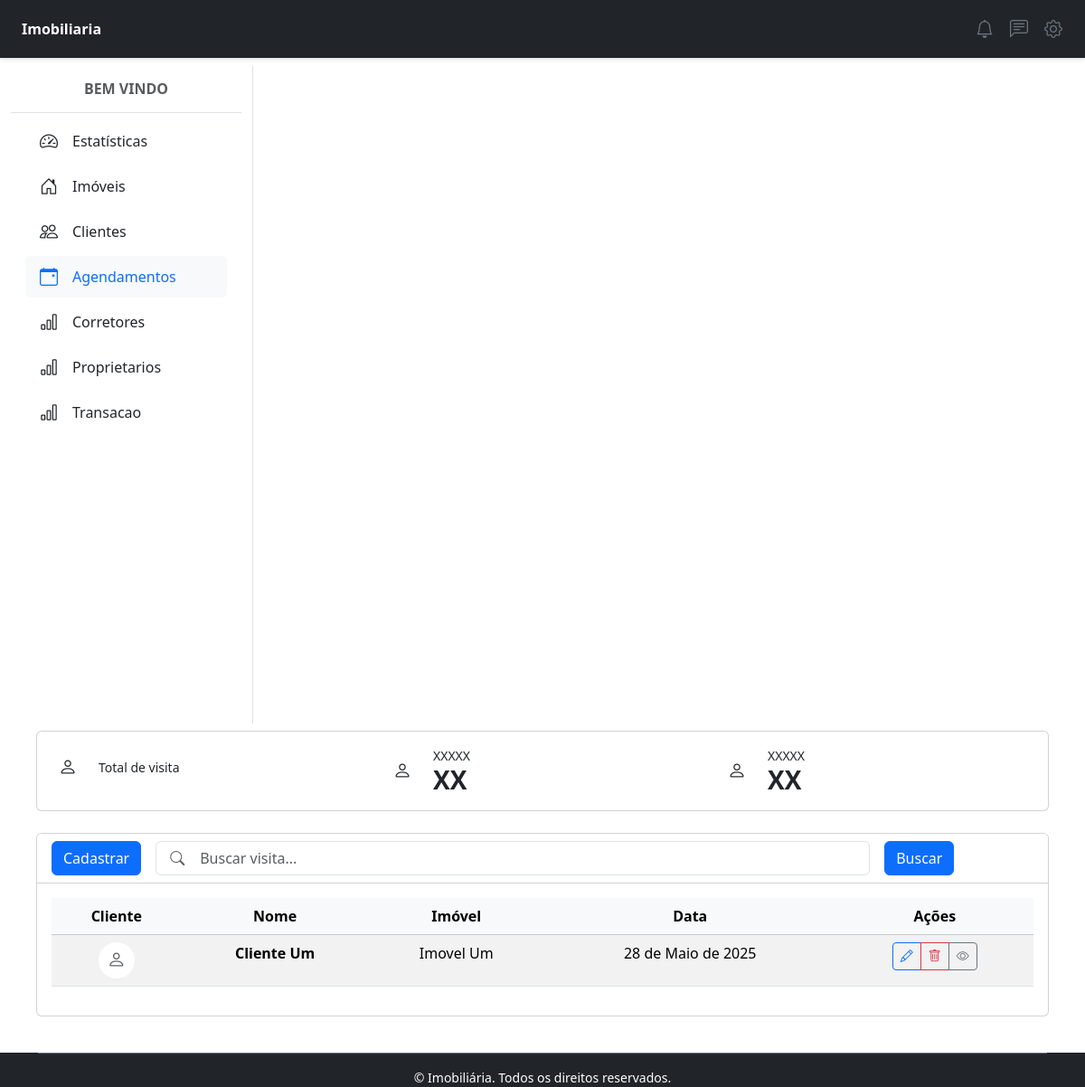
The page /visitas/ on the database as committed earlier.
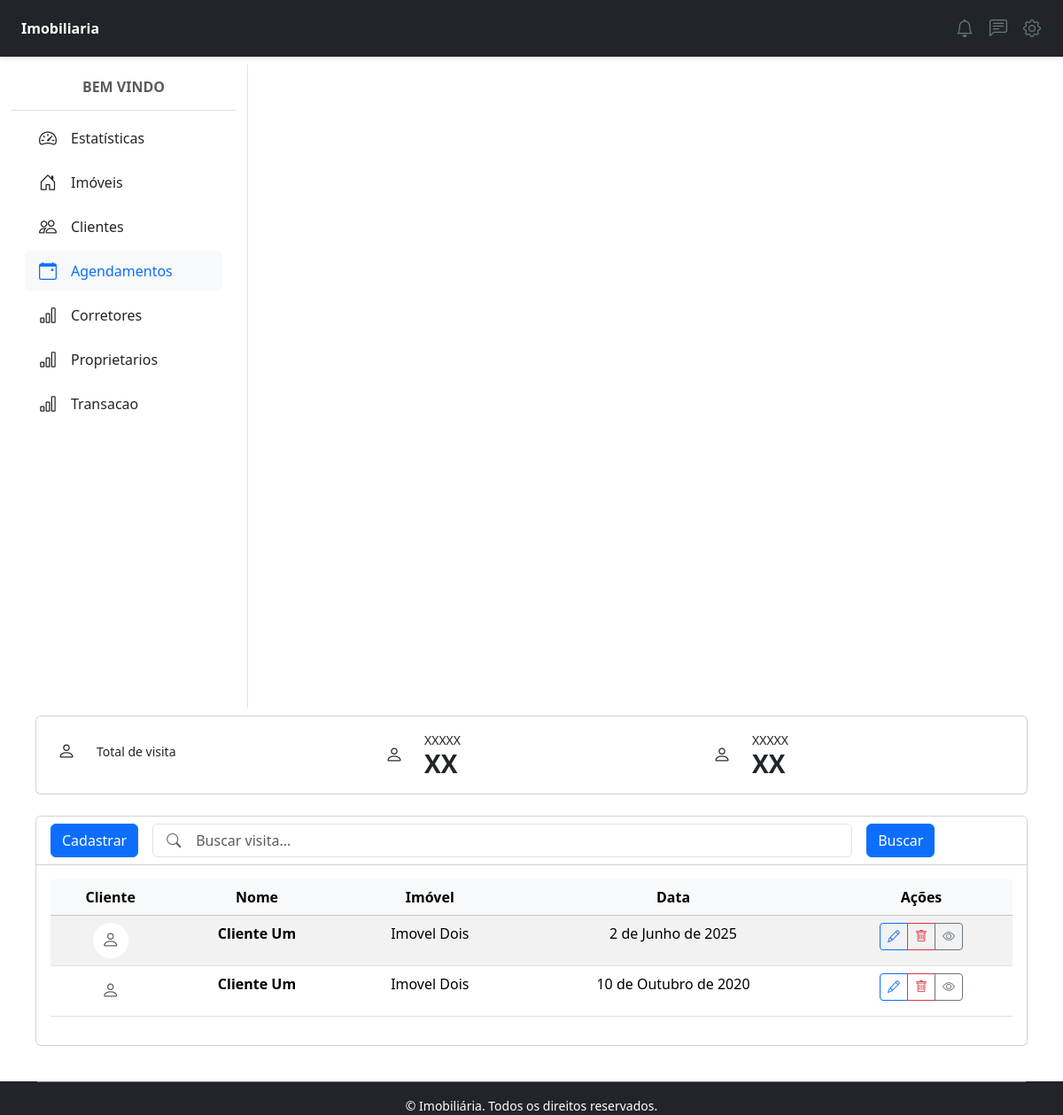
The same page on the database as committed later.
### visita/models.py (models this page shows)
class Visita(models.Model):
    corretor = models.ForeignKey('corretores.Corretor', on_delete=models.CASCADE, related_name='corretor', null=True)
    imovel = models.ForeignKey('imovel.Imovel', on_delete=models.CASCADE, related_name='imovel', null=True)
    cliente = models.ForeignKey('cliente.Cliente', on_delete=models.CASCADE, related_name='cliente', null=True)
    data = models.DateField('Data', help_text='Data da visita', null=True)
    codigoVisita = models.CharField('Código da Visita', max_length=10, unique=True, help_text='Código único da visita', default='Visita')
    class Meta:
        verbose_name = 'Cliente'
        verbose_name_plural = 'Clientes'

### cliente/models.py (models this page shows)
class Cliente(Pessoa):
    codigoCliente = models.CharField('Código do Cliente', max_length=10, unique=True, help_text='Código único do cliente')
    class Meta:
        verbose_name = 'Cliente'
        verbose_name_plural = 'Clientes'
    def __str__(self):
        return self.nome

### imovel/models.py (models this page shows, shortened)
class Imovel(models.Model):
    nome = models.CharField(max_length=100)
    codigoImovel = models.CharField('Código do Imóvel', max_length=10, unique=True, help_text='Código único do imóvel', default='Imovel')
    foto = StdImageField('Foto', upload_to='pessoas', delete_orphans=True, null=True, blank=True)
    endereco = models.CharField('Endereço', max_length=100, help_text='Endereço completo')
    proprietario = models.ManyToManyField(Proprietario, verbose_name='Proprietário', help_text='Selecione o proprietário do imóvel')
    disponivel_locacao = models.BooleanField('Disponível para Locação', default=True, help_text='Indica se o imóvel está disponível para locação')
    valorVenda = models.DecimalField('Valor de Venda', max_digits=10, decimal_places=2, null=True, blank=True, help_text='Valor do imóvel para venda')
    valorIPTU = models.DecimalField('Valor IPTU', max_digits=10, decimal_places=2, null=True, blank=True, help_text='Valor anual do IPTU')
    valorCondominio = models.DecimalField('Valor do Condomínio', max_digits=10, decimal_places=2, null=True, blank=True, help_text='Valor mensal do condomínio')
    areaTotal = models.DecimalField('Área Total (m²)', max_digits=10, decimal_places=2, null=True, blank=True, help_text='Área total do imóvel em metros quadrados')
    areaPrivativa = models.DecimalField('Área Privativa (m²)', max_digits=10, decimal_places=2, null=True, blank=True, help_text='Área privativa do imóvel em metros quadrados')
    areaUtil = models.DecimalField('Área Útil (m²)', max_digits=10, decimal_places=2, null=True, blank=True, help_text='Área útil do imóvel em metros quadrados')
    numQuartos = models.IntegerField('Número de Quartos', null=True, blank=True, help_text='Número de quartos no imóvel')
    numBanheiros = models.IntegerField('Número de Banheiros', null=True, blank=True, help_text='Número de banheiros no imóvel')
    vagasGaragem = models.IntegerField('Vagas de Garagem', null=True, blank=True, help_text='Número de vagas de garagem disponíveis')
    caracteristicas = models.TextField('Características', null=True, blank=True, help_text='Descrição das características do imóvel')
    comodidades = models.TextField('Comodidades', null=True, blank=True, help_text='Lista de comodidades oferecidas pelo imóvel')
    descricao = models.TextField('Descrição Completa', null=True, blank=True, help_text='Descrição detalhada do imóvel')
    tipoImovel = models.CharField('Tipo de Imóvel', max_length=20, choices=[('Casa', 'Casa'), ('Apartamento', 'Apartamento'), ('Terreno', 'Terreno'), ('Comercial', 'Comercial'), ('Outro', 'Outro'),], null=True, blank=True, help_text='Tipo do imóvel (casa, apartamento, etc.)')
    class Meta:
        verbose_name = 'Imóvel'
        verbose_name_plural = 'Imóveis'
    def __str__(self):
        return self.nome

### visita/views.py (the view)
# urls.py: path('visitas/', VisitaView.as_view(), name='visita'),
class VisitaView(ListView):
    model = Visita
    template_name = 'visitas.html'
    def get_queryset(self):
        buscar = self.request.GET.get('buscar')
        qs = super(VisitaView, self).get_queryset()
        if buscar:
            qs = qs.filter(nome__icontains=buscar)
        if qs.count() > 0:
            paginator = Paginator(qs, 10)
            listagem = paginator.get_page(self.request.GET.get('page'))
            return listagem
        else:
            return messages.info(self.request, 'Nenhum agendamento encontrado')

### visita/templates/visitas.html (shortened to what this page needs)
{% extends "principal.html" %}
{% block content %}
<body class="bg-gray-50">
    <div class="container-fluid">
        <div class="row">
            <main class="col-md-9 mx-auto col-lg-12 p-3">
                <div class="card mb-4">
                    <div class="card-body">
                        <div class="row g-4">
                            <div class="col-md-4">
                                <div class="d-flex align-items-center gap-3">
                                    <div class="p-2 bg-icon-purple rounded-circle">
                                        <i class="bi bi-person text-icon-purple fs-5"></i>
                                    </div>
                                    <div>
                                        <p class="text-muted-foreground mb-0 small">Total de visita</p>
                                    </div>
                                </div>
                            </div>
                            <div class="col-md-4">
                                <div class="d-flex align-items-center gap-3">
                                    <div class="p-2 bg-icon-green rounded-circle">
                                        <i class="bi bi-person text-icon-green fs-5"></i>
                                    </div>
                                    <div>
                                        <p class="text-muted-foreground mb-0 small">XXXXX</p>
                                        <p class="h3 fw-bold mb-0">XX</p>
                                    </div>
                                </div>
                            </div>
                            <div class="col-md-4">
                                <div class="d-flex align-items-center gap-3">
                                    <div class="p-2 bg-icon-red rounded-circle">
                                        <i class="bi bi-person text-icon-red fs-5"></i>
                                    </div>
                                    <div>
                                        <p class="text-muted-foreground mb-0 small">XXXXX</p>
                                        <p class="h3 fw-bold mb-0">XX</p>
                                    </div>
                                </div>
                            </div>
                        </div>
                    </div>
                </div>
                <div class="card">
                    <div class="card-header bg-white d-flex justify-content-between align-items-center">
                        <div class="d-flex align-items-center gap-3">
                            <a href="{% url 'visita_adicionar' %}" class="btn btn-primary">Cadastrar</a>
                            <div class="position-relative">
                                <i class="bi bi-search position-absolute top-50 start-0 translate-middle-y ms-3 text-muted"></i>
                                <input type="text" class="form-control ps-5" placeholder="Buscar visita..." style="width: 790px;" value="{{ request.GET.buscar }}">
                            </div>
                            <a href="#" class="btn btn-primary">Buscar</a>
                        </div>
                    </div>
                    <div class="card-body">
                        <div class="table-responsive">
                            <table class="table table-hover table-striped">
                                <thead class="table-light text-center">
                                    <tr>
                                        <th>Cliente</th>
                                        <th>Nome</th>
                                        <th>Imóvel</th>
                                        <th>Data</th>
                                        <th>Ações</th>
                                    </tr>
                                </thead>
                                <tbody class="text-center">
                                    {% for visita in object_list %}
                                    <tr>
                                        <td>
                                            {% if visita.foto %}
                                            <img src="{{ visita.foto.url }}" class="rounded-circle" width="40" height="40" alt="Foto do visita"/>
                                            {% else %}
                                            <div class="bg-white rounded-circle d-flex align-items-center justify-content-center mx-auto" style="width: 40px; height: 40px;">
                                                <i class="bi bi-person text-muted fs-5"></i>
                                            </div>
                                            {% endif %}
                                        </td>
                                        <td class="fw-bold">{{ visita.cliente }}</td>
                                        <td>{{ visita.imovel|default:"-" }}</td>
                                        <td>{{ visita.data|default:"-" }}</td>
                                        <td class="text-center">
                                            <div class="btn-group btn-group-sm" role="group">
                                                <a href="{% url 'visita_editar' visita.pk %}" class="btn btn-outline-primary" title="Editar">
                                                    <i class="bi bi-pencil"></i>
                                                </a>
                                                <a href="{% url 'visita_apagar' visita.pk %}" class="btn btn-outline-danger" title="Excluir">
                                                    <i class="bi bi-trash"></i>
                                                </a>
                                                <button type="button" class="btn btn-outline-secondary" data-bs-toggle="modal" data-bs-target="#modal{{visita.id}}">
                                                    <i class="bi bi-eye"></i>
                                                </button>
                                            </div>
                                        </td>
                                    </tr>
                                    {% endfor %}
                                </tbody>
                            </table>
                        </div>
                    </div>
                </div>
            </main>
        </div>
    </div>
</body>
</html>
{% endblock %}

### home/templates/principal.html (shortened to what this page needs)
<!DOCTYPE html>
{% load static %}
<html lang="pt-br" data-bs-theme="light">
<head>
    {% block head %}
    {% include "head.html" %}
    {% endblock %}
</head>
<body>
    {% block navbar %}
    {% include "navbar.html" %}
    {% endblock %}
    <div class="container-fluid">
        <div class="row">
            {% include "sidebar.html" %}
            <main class="col ms-lg-auto px-md-4">
                {% block content %}{% endblock %}
    {% block footer %}
    {% include "footer.html" %}
    {% endblock %}
</body>
</html>

### home/templates/head.html (shortened to what this page needs)
{% load static %}
<head>
  <link rel="stylesheet" href="https://cdn.es.gov.br/fonts/font-awesome/css/font-awesome.min.css">
  <link rel="stylesheet" href="https://cdn.jsdelivr.net/npm/bootstrap@5.3.3/dist/css/bootstrap.min.css"
/>
  <link rel="stylesheet" href="https://cdn.jsdelivr.net/npm/bootstrap-icons@1.10.5/font/bootstrap-icons.css">
</head>

### home/templates/navbar.html
<header class="bg-dark border-bottom py-3 px-4 sticky-top shadow-sm">
  <div class="d-flex justify-content-between align-items-center">
    <div class="d-flex align-items-center gap-2">
      <span class="fw-bold text-white">Imobiliaria</span>
    </div>
    <div class="d-flex align-items-center gap-3">
      <div class="d-none d-md-flex align-items-center gap-3 position-relative">
        <button class="btn btn-link position-relative p-0">
          <i class="bi bi-bell fs-5 text-secondary"></i>
        </button>
        <button class="btn btn-link position-relative p-0">
          <i class="bi bi-chat-left-text fs-5 text-secondary"></i>
        </button>
        <button class="btn btn-link p-0">
          <i class="bi bi-gear fs-5 text-secondary"></i>
        </button>
      </div>
    </div>
  </div>
</header>

### home/templates/sidebar.html
<div id="sidebar" class="d-flex flex-column flex-shrink-0 bg-white border-end"
  style="width: 280px; height: calc(100vh - 73px); position: sticky; top: 73px;">
  <div class="p-3 border-bottom d-flex align-items-center justify-content-center">
    <h6 class="mb-0 text-uppercase fw-semibold text-muted">
      Bem vindo
    </h6>
  </div>
  <ul class="nav nav-pills flex-column mb-auto px-3 pt-2" id="sidebarItems">
    <li class="nav-item mb-1">
      <a href="/"
        class="nav-link {% if request.path == '/' %}active text-primary bg-light{% else %}text-dark{% endif %} d-flex align-items-center rounded">
        <i class="bi bi-speedometer2 me-3 fs-5"></i>
        <span>Estatísticas</span>
      </a>
    </li>
    <li class="nav-item mb-1">
      <a href="/imovel"
        class="nav-link {% if request.path|slice:':7' == '/imovel' and request.path != '/' %}active text-primary bg-light{% else %}text-dark{% endif %} d-flex align-items-center rounded">
        <i class="bi bi-house-door me-3 fs-5"></i>
        <span>Imóveis</span>
      </a>
    </li>
    <li class="nav-item mb-1">
      <a href="/clientes"
        class="nav-link {% if request.path|slice:':9' == '/clientes' %}active text-primary bg-light{% else %}text-dark{% endif %} d-flex align-items-center rounded">
        <i class="bi bi-people me-3 fs-5"></i>
        <span>Clientes</span>
      </a>
    </li>
    <li class="nav-item mb-1">
      <a href="/visitas"
        class="nav-link {% if request.path|slice:':8  ' == '/visitas' %}active text-primary bg-light{% else %}text-dark{% endif %} d-flex align-items-center rounded">
        <i class="bi bi-calendar-event me-3 fs-5"></i>
        <span>Agendamentos</span>
      </a>
    </li>
    <li class="nav-item mb-1">
      <a href="/corretores"
        class="nav-link {% if request.path|slice:':11' == '/corretores' %}active text-primary bg-light{% else %}text-dark{% endif %} d-flex align-items-center rounded">
        <i class="bi bi-bar-chart me-3 fs-5"></i>
        <span>Corretores</span>
      </a>
    </li>
    <li class="nav-item mb-1">
      <a href="/proprietarios/"
        class="nav-link {% if request.path|slice:':11' == '/proprietarios' %}active text-primary bg-light{% else %}text-dark{% endif %} d-flex align-items-center rounded">
        <i class="bi bi-bar-chart me-3 fs-5"></i>
        <span>Proprietarios</span>
      </a>
    </li>
    <li class="nav-item mb-1">
      <a href="/transacao/"
        class="nav-link {% if request.path|slice:':11' == '/transacao' %}active text-primary bg-light{% else %}text-dark{% endif %} d-flex align-items-center rounded">
        <i class="bi bi-bar-chart me-3 fs-5"></i>
        <span>Transacao</span>
      </a>
    </li>
  </ul>
</div>

### home/templates/footer.html (shortened to what this page needs)
<footer class="bg-dark text-light  mx-auto align-items-center">
  <div class="container">
    <div class="border-top border-secondary pt-3 mt-4">
      <div class="d-flex flex-column flex-md-row justify-content-between align-items-center">
        <p class="text-white small mb-2 mb-md-0 mx-auto">
          &copy; {{ now.year }} Imobiliária. Todos os direitos reservados.
        </p>
      </div>
    </div>
  </div>
</footer>

Rows that differ between the two databases and show on the page:
removed Visita: cliente "Cliente Um", imovel "Imovel Um", data "28 de Maio de 2025"
added Visita: cliente "Cliente Um", imovel "Imovel Dois", data "2 de Junho de 2025"
added Visita: cliente "Cliente Um", imovel "Imovel Dois", data "10 de Outubro de 2020"
